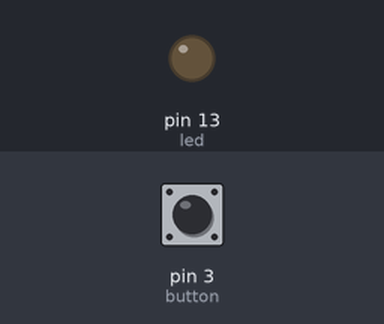
Simulated run of this sketch. Board: Arduino Uno, built with avr-gcc and run on an emulated ATmega328P. Shown: output pins drawn as LEDs (lit = HIGH). The inputs (shaded band) are chosen by the test bench; at power-on: pin 3 (button) LOW.

Above: at 1.2 s.
1.3 s: pin 3 (button) pulled HIGH for 0.15 s
At 1.37 s:
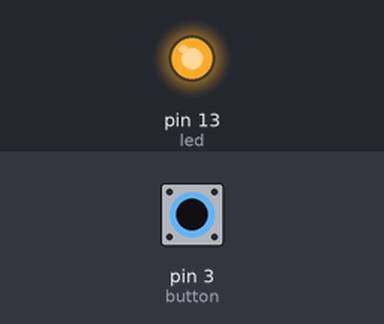
2.9 s: pin 3 (button) pulled HIGH for 3.2 s
At 6.7 s:
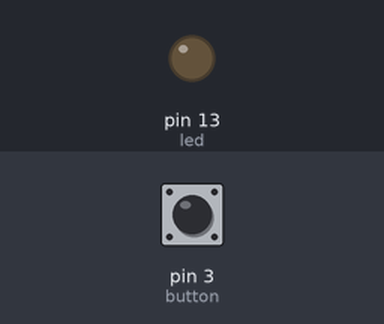
Timing chart, 0 to 8.2 s (numbered marks = the images above; inputs shaded):
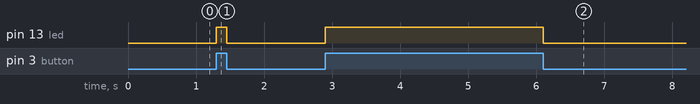

Measured:
- after the input at 1.3 s, pin 13 (led): LOW → HIGH at once, → LOW 0.15 s later
- after the input at 2.9 s, pin 13 (led): LOW → HIGH at once, → LOW 3.2 s later

The sketch:

LED_Flag_Push_Button.ino
```cpp
int button = 3;
int led = 13;

void setup() {
  pinMode(button, INPUT);
  pinMode(led, OUTPUT);

}

void loop() {
  int flag = digitalRead(button);
  if(flag != 0) {
    digitalWrite(led, HIGH);
  }
  else {
    digitalWrite(led, LOW);
  }

}
```
